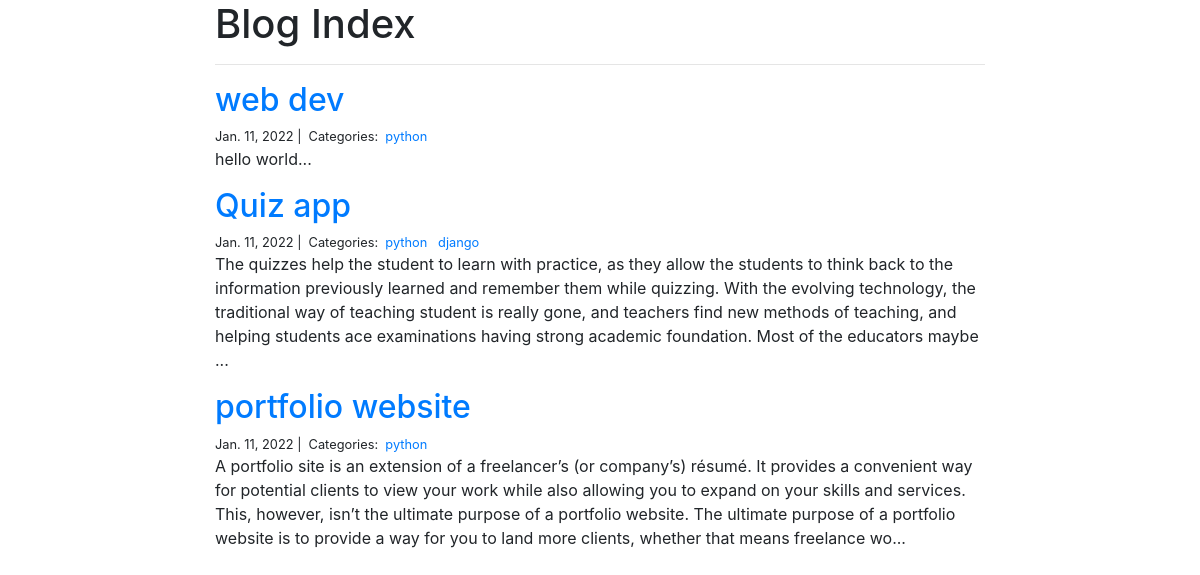
The page /blog/python/ on the database its author committed.
### blog/models.py (models this page shows)
class Post(models.Model):
    title = models.CharField(max_length=255)
    body = models.TextField()
    created_on = models.DateTimeField(auto_now_add=True)
    last_modified = models.DateTimeField(auto_now=True)
    categories = models.ManyToManyField('Category', related_name='posts')

class Category(models.Model):
    name = models.CharField(max_length=20)

### blog/views.py (the view)
# urls.py: path("<category>/", views.blog_category, name="blog_category"),
def blog_category(request, category):
    posts = Post.objects.filter(
        categories__name__contains=category
    ).order_by(
        '-created_on'
    )
    context = {
        "category": category,
        "posts": posts
    }
    return render(request, "blog_category.html", context)

### blog/templates/blog_category.html
{% extends "base.html" %}
{% block page_content %}
<div class="col-md-8 offset-md-2">
    <h1>Blog Index</h1>
    <hr>
    {% for post in posts %}
    <h2><a href="{% url 'blog_detail' post.pk%}">{{ post.title }}</a></h2>
    <small>
        {{ post.created_on.date }} |&nbsp;
        Categories:&nbsp;
        {% for category in post.categories.all %}
        <a href="{% url 'blog_category' category.name %}">
            {{ category.name }}
        </a>&nbsp;
        {% endfor %}
    </small>
    <p>{{ post.body | slice:":400" }}...</p>
    {% endfor %}
</div>
{% endblock %}

### rows shown on the page
Post: title "web dev", created_on "Jan. 11, 2022", body "hello world"
Category: name "python"
Post: title "Quiz app", created_on "Jan. 11, 2022", body "The quizzes help the student to learn with practice, as they allow the students to think back to the information previously learned and remember them while quizzing. With the evolving technology, the traditional way of teaching student is really gone, and teachers find new methods of teaching, and helping students ace examinations having strong academic foundation. Most of the educators maybe"
Category: name "django"
Post: title "portfolio website", created_on "Jan. 11, 2022", body "A portfolio site is an extension of a freelancer’s (or company’s) résumé. It provides a convenient way for potential clients to view your work while also allowing you to expand on your skills and services. This, however, isn’t the ultimate purpose of a portfolio website. The ultimate purpose of a portfolio website is to provide a way for you to land more clients, whether that means freelance wo"
